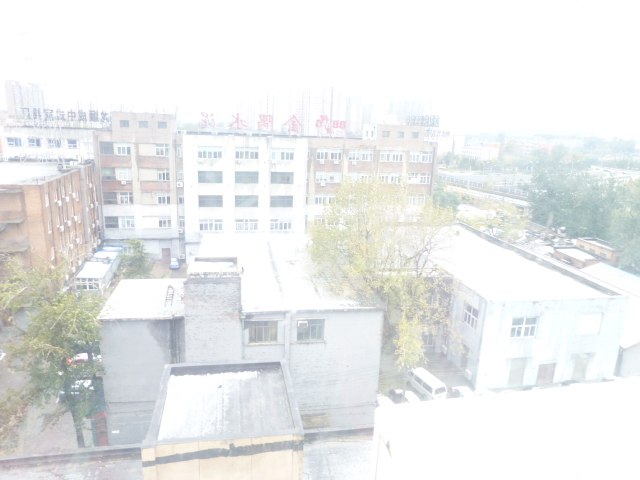
#> input picture images/sample01.jpg, 640 x 480 px
$ python he.py
#> lines starting #> are read from the running program, lines starting #| are printed output that depends on the picture
import numpy as np
import cv2
from PIL import Image
import shutil

def histogram_equalization_color(image_path, cs = cv2.COLOR_RGB2YUV, csInv=cv2.COLOR_YUV2RGB, channelNum=0):
    img = Image.open(image_path)
    img = np.asarray(img)

    #convert to YUV and do HE equilzation on Y channel
    img_yuv = cv2.cvtColor(img, cs)
    ch_y = img_yuv[:, :, channelNum]

    #create histogram and cdf + normalize
    L = 256
    histogram_ch_y, _ = np.histogram(ch_y.flatten(), L, [0, L])
    cdf_ch_y = histogram_ch_y.cumsum()
    #normalize
    cdf_ch_y_norm = (cdf_ch_y - cdf_ch_y.min()) / (cdf_ch_y.max() - cdf_ch_y.min())

    #equalize Y channel
    img_yuv[:, :, 0] = np.round((L-1)*cdf_ch_y_norm[ch_y])

    #convert back to RGB
    img_equalized = cv2.cvtColor(img_yuv, csInv)
    img_equalized = Image.fromarray(img_equalized)

    return img_equalized

def histogram_equalization_color_RGB(image_path):
    img = Image.open(image_path)
    img = np.asarray(img)

    img_equalized = img.copy()

    for i in range(3):
        ch = img[:, :, i]

        #create histogram and cdf + normalize
        L = 256
        histogram_ch, _ = np.histogram(ch.flatten(), L, [0, L])
        cdf_ch = histogram_ch.cumsum()
        #normalize
        cdf_ch_norm = (cdf_ch - cdf_ch.min()) / (cdf_ch.max() - cdf_ch.min())

        #equalize Y channel
        img_equalized[:, :, i] = np.round((L-1)*cdf_ch_norm[ch])

    img_equalized = Image.fromarray(img_equalized)

    return img_equalized

if __name__ == '__main__':
    images = [
        {'src': 'images/sample01.jpg', 'dst': 'images/sample01-eq.jpg'},
        {'src': 'images/sample02.jpeg', 'dst': 'images/sample02-eq.jpeg'},
        {'src': 'images/sample03.jpeg', 'dst': 'images/sample03-eq.jpeg'},
        {'src': 'images/sample04.jpeg', 'dst': 'images/sample04-eq.jpeg'},
        {'src': 'images/sample05.jpeg', 'dst': 'images/sample05-eq.jpeg'},
        {'src': 'images/sample06.jpg', 'dst': 'images/sample06-eq.jpg'},
        {'src': 'images/sample07.jpg', 'dst': 'images/sample07-eq.jpg'},
        {'src': 'images/sample08.jpg', 'dst': 'images/sample08-eq.jpg'},
    ]
    for image in images:
        # Image.open(image['src']).show()

        result = histogram_equalization_color(image['src'], cv2.COLOR_RGB2YUV, cv2.COLOR_YUV2RGB, 0)
#> in histogram_equalization_color, img is the input picture: PIL image 640x480 RGB; mean R, G, B 233.6, 235.3, 234.8
#> in histogram_equalization_color, `img_yuv = cv2.cvtColor(img, cs)`: img_yuv: shape (480, 640, 3); mean of channels 0, 1, 2 234.8, 128, 127
#> in histogram_equalization_color, `histogram_ch_y, _ = np.histogram(ch_y.flatten(), L, [0, L])`: histogram_ch_y = 256 values, max 117999 at index 255, min 0 at index 0, mean 1200
#> in histogram_equalization_color, `cdf_ch_y = histogram_ch_y.cumsum()`: cdf_ch_y = 256 values from 0 to 307200
#> in histogram_equalization_color, `cdf_ch_y_norm = (cdf_ch_y - cdf_ch_y.min()) / (cdf_ch_y.max() - cdf_ch..`: cdf_ch_y_norm = 256 values from 0 to 1
#> in histogram_equalization_color, `img_yuv[:, :, 0] = np.round((L-1)*cdf_ch_y_norm[ch_y])`: img_yuv: shape (480, 640, 3); mean of channels 0, 1, 2 147.1, 128, 127
#> in histogram_equalization_color, `img_equalized = cv2.cvtColor(img_yuv, csInv)`:
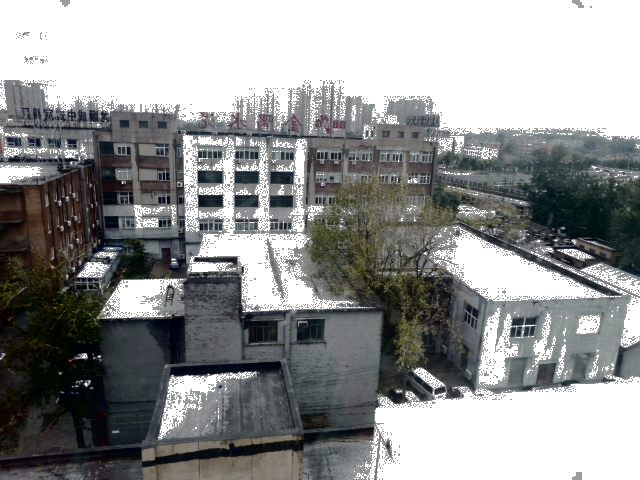
#> img_equalized: shape (480, 640, 3); mean R, G, B 146, 147.7, 147.2
        modified_src = image['src'].replace('images/', 'images/YUV/')
        modified_dst = image['dst'].replace('images/', 'images/YUV/')
        shutil.copy(image['src'], modified_src)
        result.save(modified_dst)

        result = histogram_equalization_color(image['src'], cv2.COLOR_RGB2LAB, cv2.COLOR_LAB2RGB , 0)
#> call 2 of histogram_equalization_color, with image_path = 'images/sample01.jpg', cs = 45, csInv = 57, channelNum = 0
#> in histogram_equalization_color (call 2), `img_yuv = cv2.cvtColor(img, cs)`: img_yuv: shape (480, 640, 3); mean of channels 0, 1, 2 237.1, 127.4, 128
#> in histogram_equalization_color (call 2), `ch_y = img_yuv[:, :, channelNum]`:
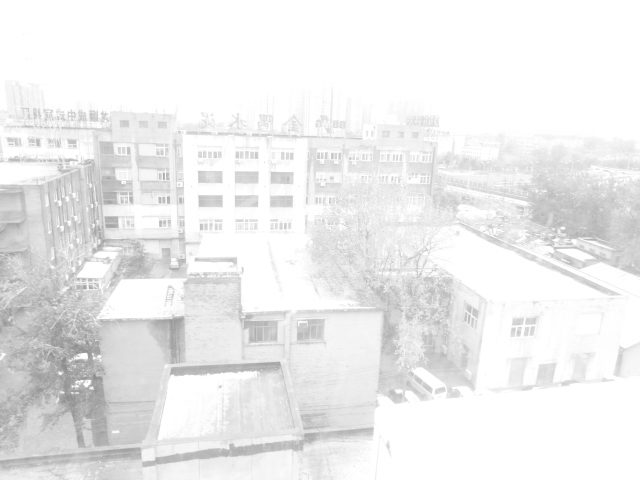
#> ch_y: shape (480, 640); min 138, max 255, mean 237.1
#> in histogram_equalization_color (call 2), `histogram_ch_y, _ = np.histogram(ch_y.flatten(), L, [0, L])`: histogram_ch_y = 256 values, max 121533 at index 255, min 0 at index 0, mean 1200
#> in histogram_equalization_color (call 2), `img_yuv[:, :, 0] = np.round((L-1)*cdf_ch_y_norm[ch_y])`: img_yuv: shape (480, 640, 3); mean of channels 0, 1, 2 148.2, 127.4, 128
        modified_src = image['src'].replace('images/', 'images/LAB/')
        modified_dst = image['dst'].replace('images/', 'images/LAB/')
        shutil.copy(image['src'], modified_src)
        result.save(modified_dst)

        result = histogram_equalization_color(image['src'], cv2.COLOR_RGB2YCrCb, cv2.COLOR_YCrCb2RGB, 0)
#> in histogram_equalization_color (call 3), `img_yuv = cv2.cvtColor(img, cs)`: img_yuv: shape (480, 640, 3); mean of channels 0, 1, 2 234.8, 127.2, 128.1
#> in histogram_equalization_color (call 3), `img_yuv[:, :, 0] = np.round((L-1)*cdf_ch_y_norm[ch_y])`: img_yuv: shape (480, 640, 3); mean of channels 0, 1, 2 147.1, 127.2, 128.1
        modified_src = image['src'].replace('images/', 'images/YCrCb/')
        modified_dst = image['dst'].replace('images/', 'images/YCrCb/')
        shutil.copy(image['src'], modified_src)
        result.save(modified_dst)

        result = histogram_equalization_color_RGB(image['src'])
#> the loop in histogram_equalization_color_RGB, `for i in range(3):` made 3 passes
#> pass 3, in histogram_equalization_color_RGB, `ch = img[:, :, i]`:
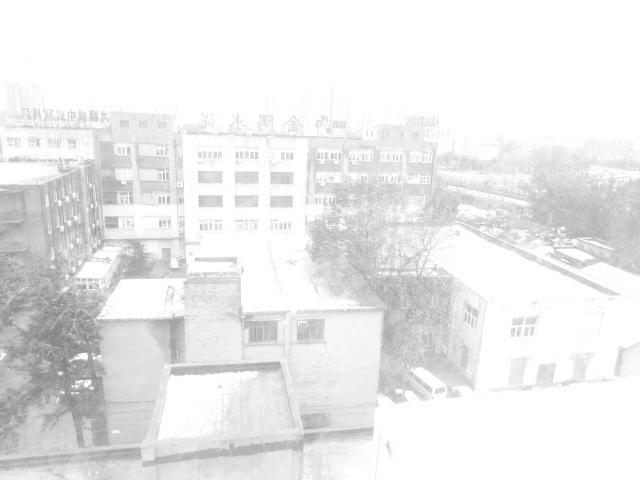
#> ch: shape (480, 640); min 130, max 255, mean 234.8
#> after the loop in histogram_equalization_color_RGB, `for i in range(3):`:
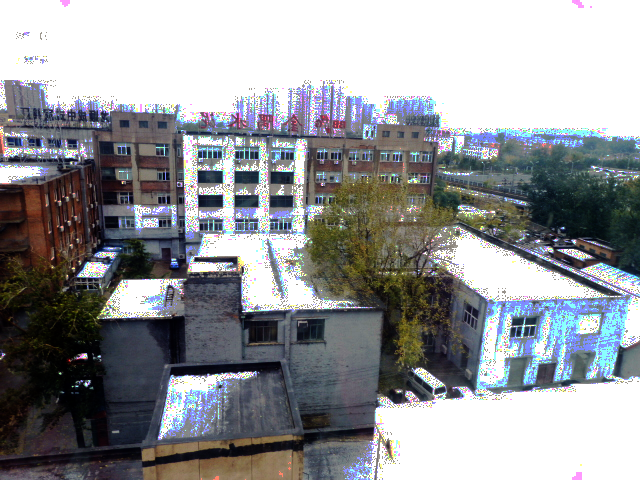
#> img_equalized: shape (480, 640, 3); mean R, G, B 146.6, 148.6, 152
        modified_src = image['src'].replace('images/', 'images/RGB/')
        modified_dst = image['dst'].replace('images/', 'images/RGB/')
        shutil.copy(image['src'], modified_src)
        result.save(modified_dst)
#> pass 2 of the loop `for image in images:`:
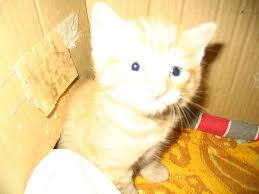
#> input picture images/sample02.jpeg, 259 x 194 px
#> in histogram_equalization_color, img is the input picture: PIL image 259x194 RGB; mean R, G, B 230.7, 203.5, 146.8
#> in histogram_equalization_color (call 4), `ch_y = img_yuv[:, :, channelNum]`:
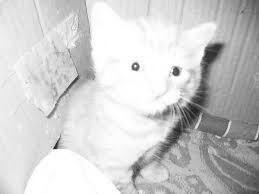
#> ch_y: shape (194, 259); min 22, max 255, mean 205.2
#> histogram_ch_y = 256 values, max 3501 at index 255, min 0 at index 0, mean 196.3
#> cdf_ch_y = 256 values from 0 to 50246
#> after the loop in histogram_equalization_color_RGB (call 2), `for i in range(3):`:
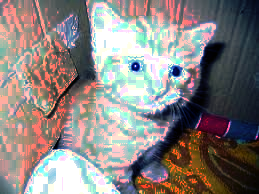
#> img_equalized: shape (194, 259, 3); mean R, G, B 137.4, 130.1, 127.9
#> pass 3 of the loop `for image in images:`:
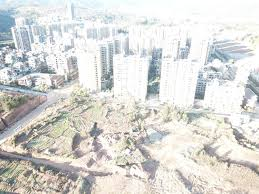
#> input picture images/sample03.jpeg, 259 x 194 px
#> in histogram_equalization_color, img is the input picture: PIL image 259x194 RGB; mean R, G, B 217.1, 216.8, 213.3
#> histogram_ch_y = 256 values, max 3127 at index 254, min 0 at index 0, mean 196.3
#> in histogram_equalization_color (call 7), `img_equalized = cv2.cvtColor(img_yuv, csInv)`:
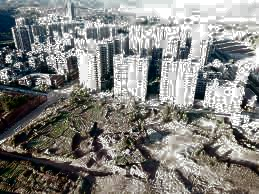
#> img_equalized: shape (194, 259, 3); mean R, G, B 130.4, 130, 126.7
#> after the loop in histogram_equalization_color_RGB (call 3), `for i in range(3):`:
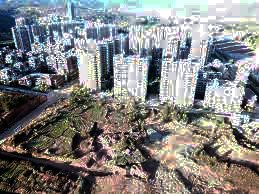
#> img_equalized: shape (194, 259, 3); mean R, G, B 130.1, 130.2, 129.6
#> (the run stopped early here; a loop or call above may not have finished)
